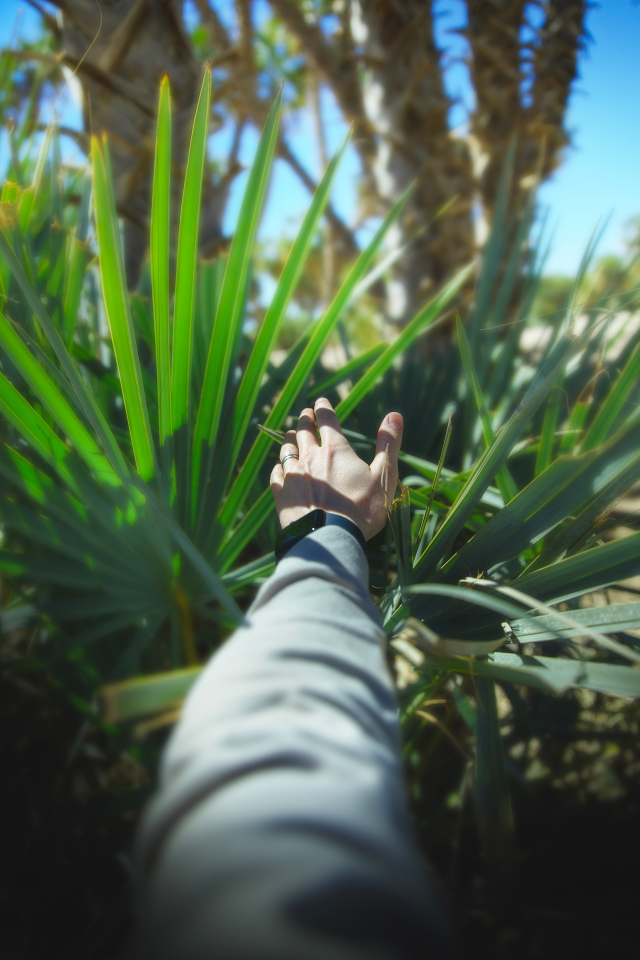
#> input picture 22-numpy/imgs/grass.jpg, 1920 x 2880 px (shown at 1/3 size)
$ jupyter execute 5.numpy_pillow.ipynb
#> lines starting #> are read from the running program, lines starting #| are printed output that depends on the picture; after the words box and inside, x2 and y2 are one past the last pixel; in counts of white or black regions, pixels touching at a corner belong together
## NumPy and Pillow

In this section we will see some examples of using numpy and pillow for basic image processing.

To load an image into a NumPy array, you can use Pillow to load the image then convert it to a NumPy array.

```python
import numpy as np
from PIL import Image

# Load the image using PIL
image_pil = Image.open("path/to/image.jpg")

# Convert the PIL image to a NumPy array
image_array = np.array(image_pil.convert('RGB'))
```

In this example, we first open the image using PIL's `Image.open()` function and assign it to the variable `image_pil`.

Next, we convert the PIL image to a NumPy array by calling `np.array()` on the `image_pil` object. The resulting NumPy array is assigned to the variable `image_np`.

If the image has an alpha channel (RGBA format), we remove the alpha channel by slicing the array to include only the first three channels (RGB). This step ensures that the resulting NumPy array represents an RGB image.

Finally, we print the shape of the NumPy array using `image_np.shape` to verify the dimensions of the image array.

Make sure to replace `"path/to/image.jpg"` with the actual path to your RGB image file. After executing this code, the RGB image will be loaded into a NumPy array named `image_np`.

[cell 1]
import numpy as np
from PIL import Image

image_pil = Image.open("./imgs/grass.jpg")
#> image_pil is the input picture: PIL image 1920x2880 RGB; mean R, G, B 81.4, 102.3, 79.4

image_array = np.array(image_pil.convert('RGB'))

[cell 2]
image_array.shape
#> Out = (2880, 1920, 3)

[cell 3]
image_array[0]
#> Out = 1920 rows, first 8: [38, 166, 241], [36, 164, 239], [41, 167, 243], [44, 170, 246], [41, 167, 243], [42, 168, 244], [44, 170, 246], [40, 166, 242]

#### Example 1: Finding edges of an image using numpy

[cell 4]
import numpy as np
from PIL import Image

image_pil = Image.open("./imgs/grass.jpg")

image_array = np.array(image_pil.convert('L').resize((500, 500)))
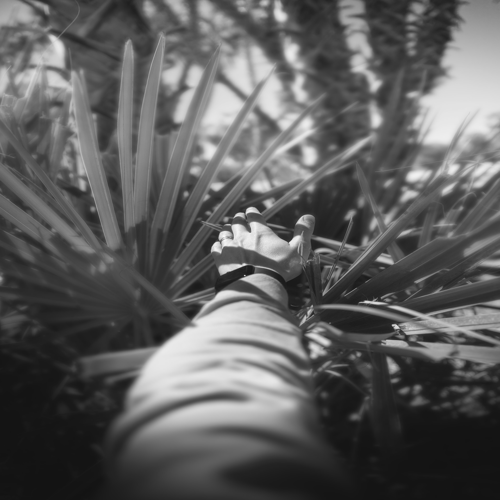
#> image_array: shape (500, 500); min 19, max 248, mean 93.5

[cell 5]
image_array.dtype

[cell 6]
image_array = image_array.astype(np.int32)

[cell 7]
edges_matrix = np.zeros(image_array.shape, dtype=np.int32)

for row_idx, row in enumerate(image_array):
    for column_idx, pixel in enumerate(row):
        if 0 < row_idx < len(image_array) - 1 and 0 < column_idx < len(row) - 1:
            neighbor_pixels = {
                (row_idx - 1, column_idx),
                (row_idx + 1, column_idx),
                (row_idx, column_idx - 1),
                (row_idx, column_idx + 1),
                (row_idx + 1, column_idx + 1),
                (row_idx - 1, column_idx - 1),
                (row_idx - 1, column_idx + 1),
                (row_idx + 1, column_idx - 1)
            }

            pixel_contrast = sum([ abs(pixel - image_array[i][j]) for i, j in neighbor_pixels ])

            if pixel_contrast > 50:
                edges_matrix[row_idx][column_idx] = 255
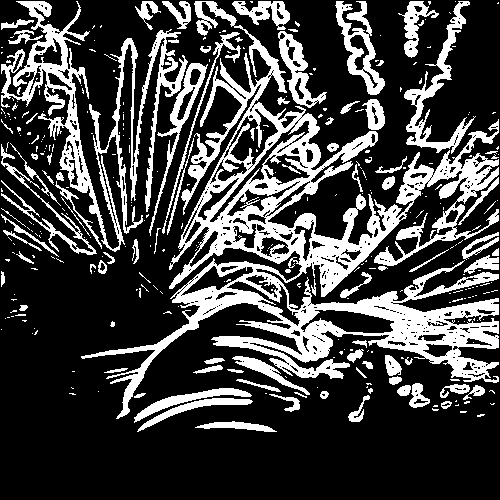
#> edges_matrix: shape (500, 500) int32; 26.3% white; 344 white regions (254 under 20 px), largest, box (x1, y1, x2, y2) and area: (81, 1, 499, 419) 35906, (1, 1, 188, 252) 8960, (404, 1, 476, 154) 2182

$ run again, with 22-numpy/imgs/child.jpg copied over 22-numpy/imgs/grass.jpg
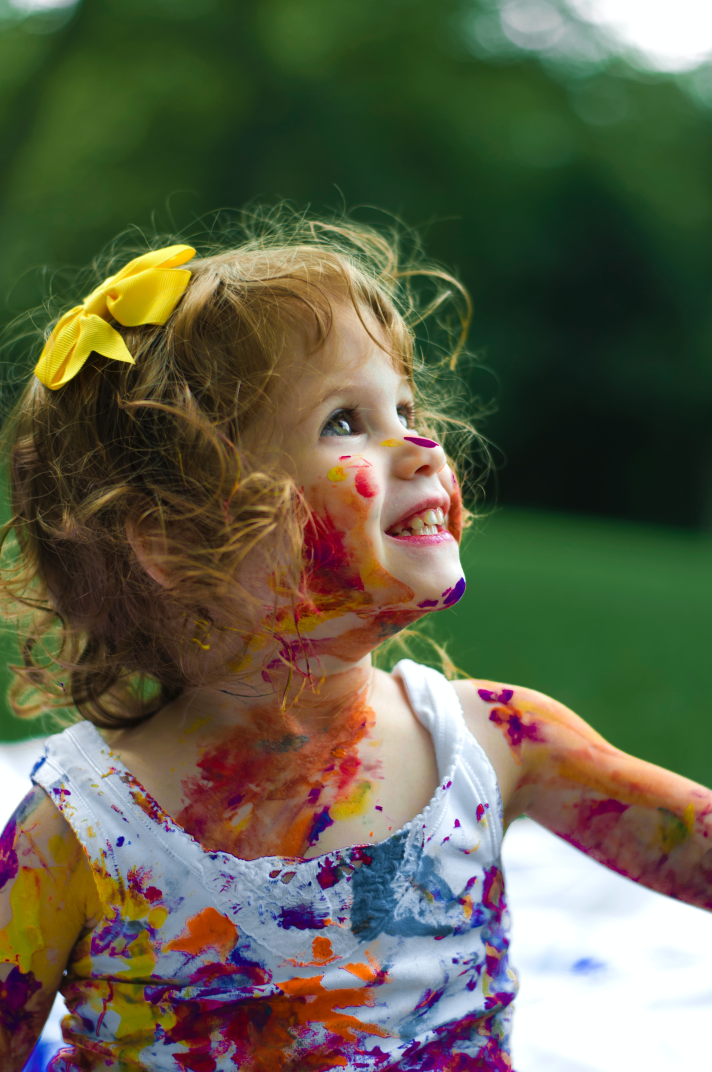
#> input picture 22-numpy/imgs/child.jpg, 2848 x 4288 px (shown at 1/4 size)
#> image_pil is the input picture: PIL image 2848x4288 RGB; mean R, G, B 96.9, 97.4, 74.9
#> `image_array[0]`: Out = 2848 rows, first 8: [114, 163, 133], [114, 163, 133], [114, 163, 134], [114, 163, 134], [114, 163, 134], [114, 163, 134], [114, 163, 134], [114, 163, 134]
#> `image_array = np.array(image_pil.convert('L').resize((500, 500)))`:
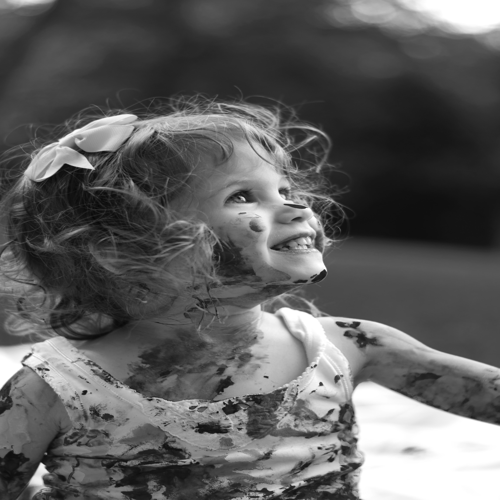
#> image_array: shape (500, 500); min 7, max 255, mean 94.7
#> after the loop `for row_idx, row in enumerate(image_array):`:
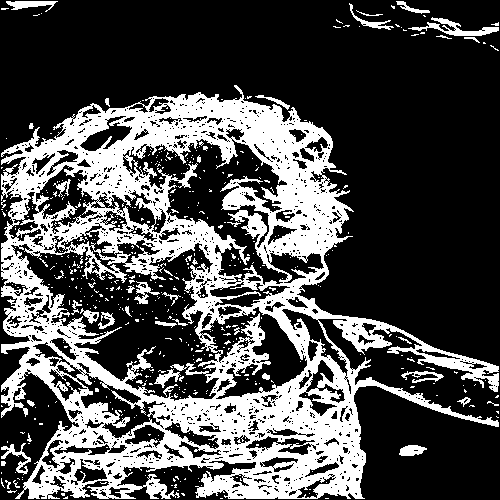
#> edges_matrix: shape (500, 500) int32; 30.6% white; 516 white regions (476 under 20 px), largest, box (x1, y1, x2, y2) and area: (1, 85, 499, 499) 71065, (408, 17, 499, 36) 555, (6, 1, 58, 12) 296
